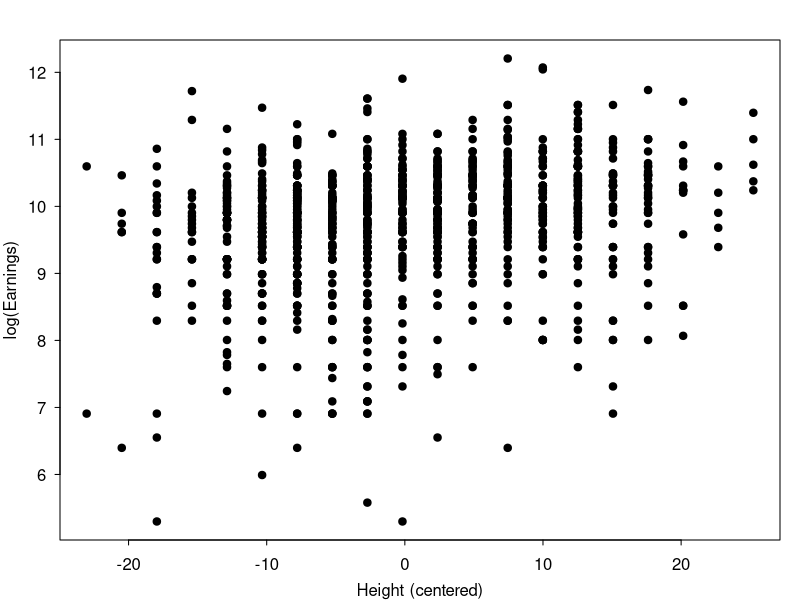
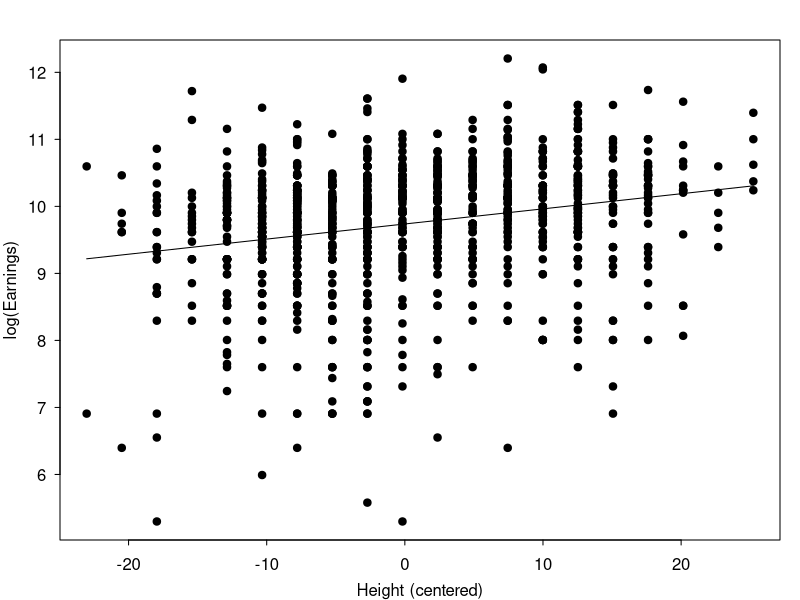
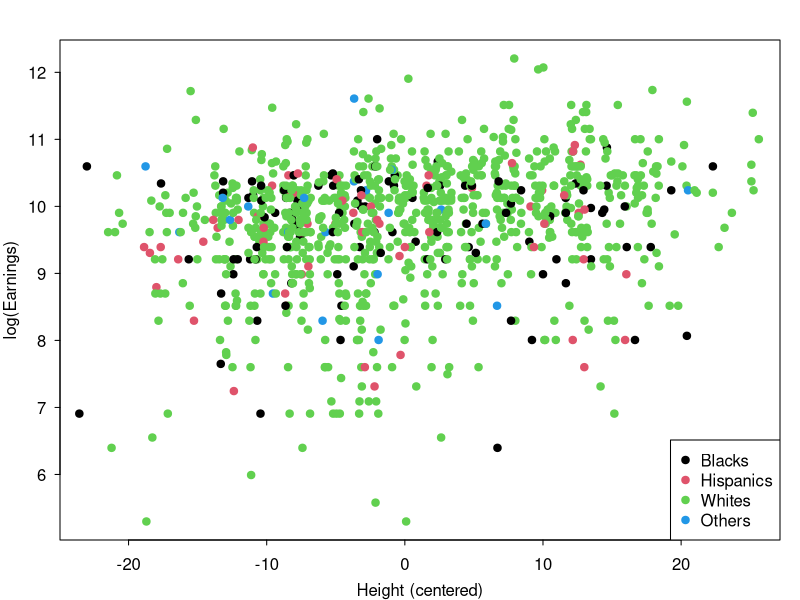
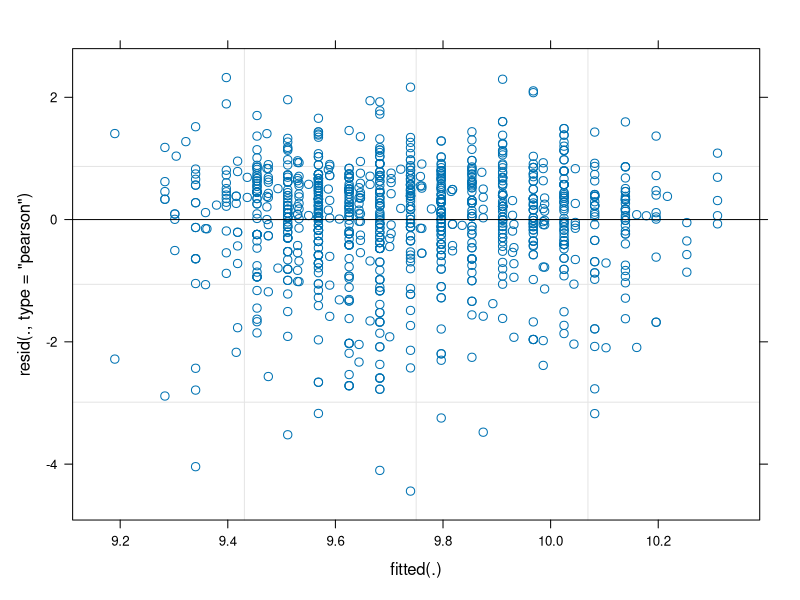
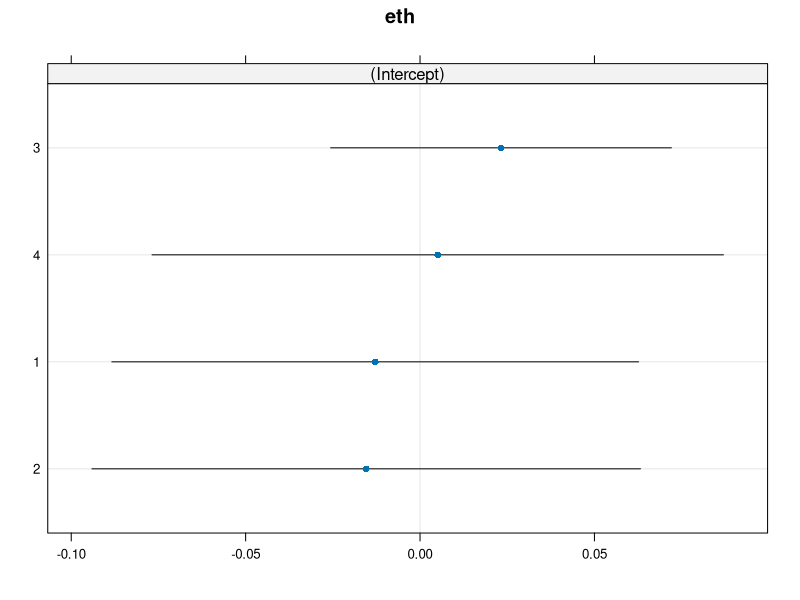
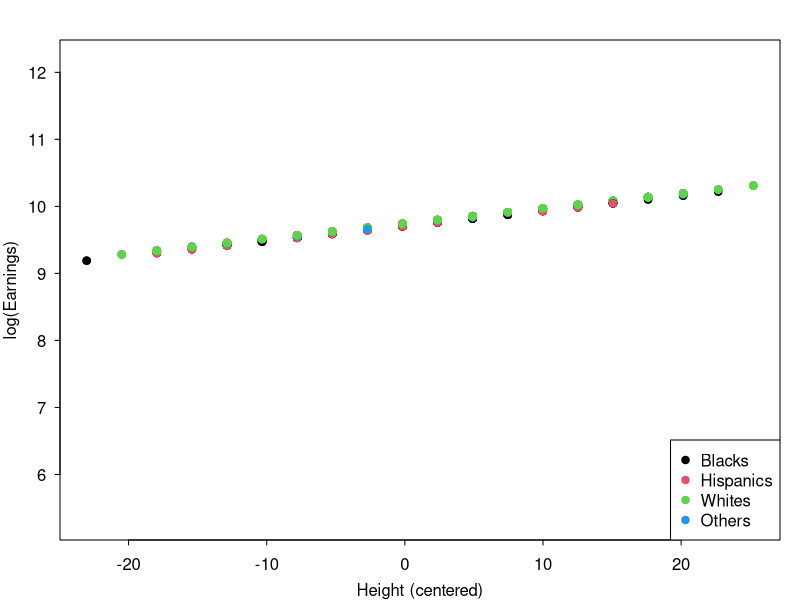

Write R code to recreate these figures, in order.
## ---- chunk 1
knitr::opts_chunk$set(dev = 'pdf')
#options(width = 40)
par(mar=c(3,3,2,1), mgp=c(2,.7,0), tck=-.01,las=1)
# setwd("~/GitHub/ecots/slides/day_1")
# pkgs = c('R2jags','rjags', 'lubridate', 'tidyverse','forecast', 'rstan')
# lapply(pkgs, library, character.only = TRUE)
## ---- chunk 2
dat = read.csv('../data/earnings.csv')
with(dat, plot(x_centered, y, xlab = 'Height (centered)',
     ylab = 'log(Earnings)', pch = 19))
## ---- chunk 3
summary(lm(y ~ x_centered, data = dat))
## ---- chunk 4
with(dat, plot(x_centered, y, xlab = 'Height (centered)',
     ylab = 'log(Earnings)', pch = 19))
lines(dat$x_centered, lm(y ~ x_centered, 
                         data = dat)$fitted.values)
## ---- chunk 5
eth_names = c('Blacks','Hispanics','Whites','Others')
with(dat, plot(x_centered, y, xlab = 'Height (centered)',
     ylab = 'log(Earnings)', type = 'n'))
with(dat, points(jitter(x_centered, 2), y, col = eth, 
                 pch = 19))
legend('bottomright', eth_names, col = 1:4, pch = 19)
## ---- chunk 6
table(dat$eth)
## ---- chunk 7
summary(lm(y ~ x_centered + as.factor(eth), data = dat))
## ---- chunk 8
library(lme4)
mm_1 = lmer(y ~ x_centered + (1 | eth), data = dat)
summary(mm_1)
## ---- chunk 9
coef(mm_1)
## ---- chunk 10
plot(mm_1)
## ---- chunk 11
confint(mm_1, level = 0.5)
## ---- chunk 12
library(lattice)
dotplot(ranef(mm_1))
## ---- chunk 13
fitted_values = predict(mm_1)
with(dat, plot(x_centered, y, xlab = 'Height (centered)',
     ylab = 'log(Earnings)', type = 'n'))
legend('bottomright', eth_names, col = 1:4, pch = 19)
with(dat, points(x_centered, fitted_values, col = eth, pch = 19))
